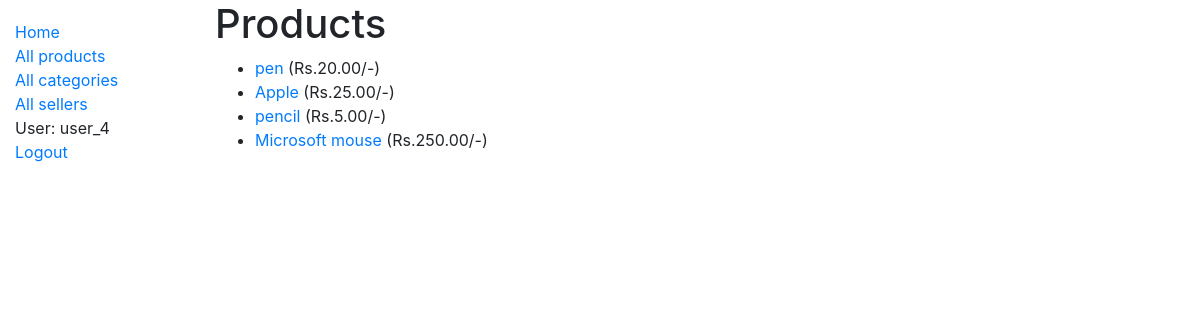
The page /market/products/ (signed in) on the database its author committed.
### market/models.py (models this page shows, shortened)
class Product(models.Model):
    name = models.CharField(max_length=50)
    price = models.DecimalField(max_digits=8, decimal_places=2)
    description = models.TextField(max_length=1000, help_text='brief description of the product', blank=True)
    image = models.ImageField(default='default.png',blank=True)
    seller = models.ForeignKey(Seller, on_delete=models.SET_NULL, null=True, blank=True)
    category = models.ManyToManyField(Category, help_text='Categories for this product', blank=True)
    stock = models.PositiveIntegerField(default=1)
    def get_absolute_url(self):
        return reverse('market:product-detail', args=[str(self.id)])

### market/views.py (the view)
# urls.py: path('products/', views.ProductListView.as_view(), name='products'),
class ProductListView(generic.ListView):
    model = Product

### market/templates/market/product_list.html
{% extends "base_generic.html" %}
{% block content %}
  <h1>Products</h1>
  {% if product_list %}
  <ul>
    {% for product in product_list %}
      <li>
        <a href="{{ product.get_absolute_url }}">{{ product.name }}</a> (Rs.{{product.price}}/-)
      </li>
    {% endfor %}
  </ul>
  {% else %}
    <p>There are no products currently available in the market.</p>
  {% endif %}
{% endblock %}

### market/templates/base_generic.html (shortened to what this page needs)
<!DOCTYPE html>
<html lang="en">
<head>
  <link rel="stylesheet" href="https://stackpath.bootstrapcdn.com/bootstrap/4.1.3/css/bootstrap.min.css">
  {% load static %}
  <link rel="stylesheet" href="{% static 'css/styles.css' %}">
</head>
<body>
  <div class="container-fluid">
    <div class="row">
      <div class="col-sm-2">
      {% block sidebar %}
        <ul class="sidebar-nav">
          <li><a href="{% url 'market:index' %}">Home</a></li>
          <li><a href="{% url 'market:products' %}">All products</a></li>
          <li><a href="">All categories</a></li>
          <li><a href="{% url 'market:sellers' %}">All sellers</a></li>
          {% if user.is_authenticated %}
            <li>User: {{ user.get_username }}</li>
            <li><a href="{% url 'accounts:logout' %}?next={{request.path}}">Logout</a></li>
          {% else %}
            <li><a href="{% url 'accounts:login' %}?next={{request.path}}">Login</a></li>
          {% endif %}
        </ul>
     {% endblock %}
      </div>
      <div class="col-sm-10 ">{% block content %}{% endblock %}</div>
    </div>
  </div>
</body>
</html>

### market/static/css/styles.css (style rules this page uses)
.sidebar-nav { margin-top: 20px; padding: 0; list-style: none; }

### rows shown on the page
Product: name "pen", price "20.00"
Product: name "Apple", price "25.00"
Product: name "pencil", price "5.00"
Product: name "Microsoft mouse", price "250.00"

### other values the page prints
{{ user.get_username }} "user_4"
